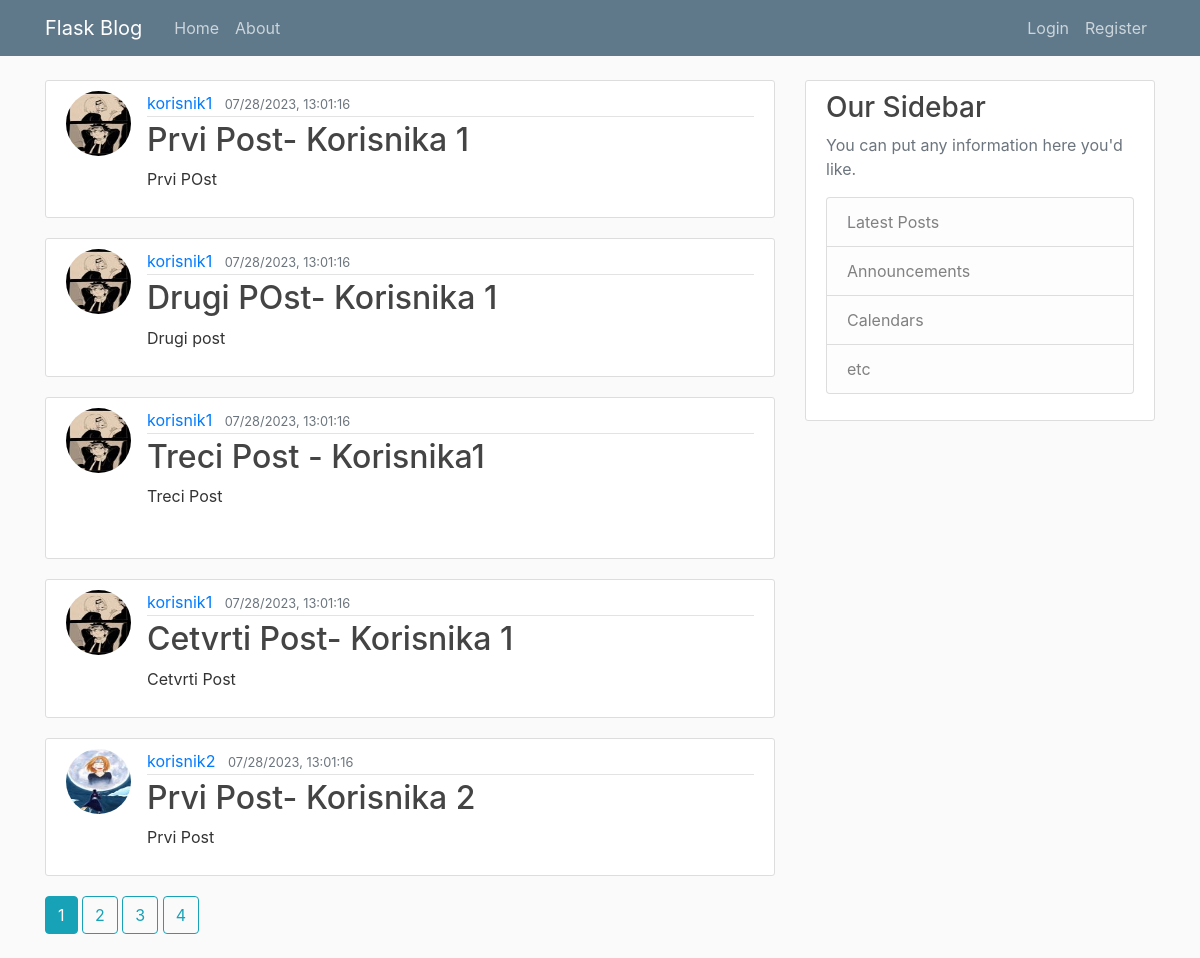
Page /home on the earlier database version.
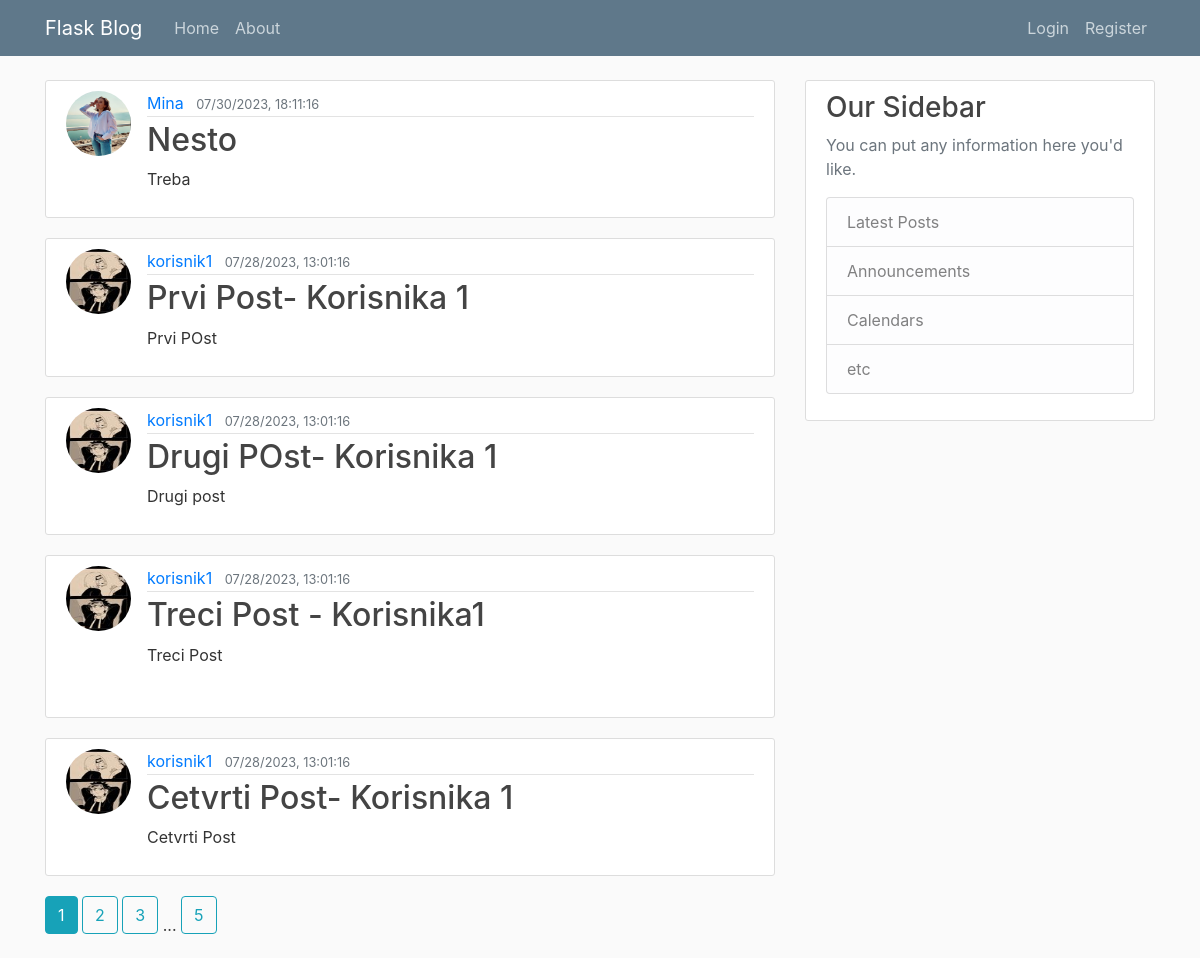
Same page on the later database version.
### flask_blog/models.py (models this page shows, shortened)
class Post(db.Model):
    id=db.Column(db.Integer,primary_key=True)
    title=db.Column(db.String(100),nullable=False)
    date_posted=db.Column(db.DateTime,nullable=False,default=datetime.utcnow())
    content=db.Column(db.Text,nullable=False)
    user_id=db.Column(db.Integer,db.ForeignKey("user.id"),nullable=False)

class User(db.Model,UserMixin):
    id=db.Column(db.Integer,primary_key=True)
    username=db.Column(db.String(20),unique=True,nullable=False)
    email=db.Column(db.String(120),unique=True,nullable=False)
    image_file=db.Column(db.String(20),nullable=False,default='default.jpg')
    password=db.Column(db.String(60),nullable=False)
    posts=db.relationship("Post",backref="author",lazy=True)

### flask_blog/main/routes.py (the view)
@main.route("/")
@main.route("/home")
def home():
    page=request.args.get("page",1,type=int)
    posts=Post.query.order_by(Post.date_posted.desc()).paginate(page=page,per_page=5)
    return render_template('home.html', posts=posts)

### flask_blog/templates/home.html
{% extends "layout.html" %}
{% block content %}
{% for post in posts.items %}
<article class="media content-section">
    <img class="rounded-circle article-img "
        src="{{url_for('static',filename='profile_pics/'+ post.author.image_file)}}" alt="">
    <div class="media-body">
        <div class="article-metadata">
            <a class="mr-2" href="{{url_for('users.user_posts',username=post.author.username)}}">{{ post.author.username
                }}</a>
            <small class="text-muted">{{ post.date_posted.strftime("%m/%d/%Y, %H:%M:%S") }}</small>
        </div>
        <h2><a class="article-title" href="{{url_for('posts.post',post_id=post.id)}}">{{ post.title }}</a></h2>
        <p class="article-content">{{ post.content }}</p>
    </div>
</article>
{% endfor %}
{% for page_num in posts.iter_pages(left_edge=1, right_edge=1, left_current=1,right_current=2)%}
{% if page_num %}
{% if posts.page==page_num %}
<a class="btn btn-info mb-4" href="{{url_for('main.home',page=page_num)}}">{{page_num}}</a>
{% else %}
<a class="btn btn-outline-info mb-4" href="{{url_for('main.home',page=page_num)}}">{{page_num}}</a>
{% endif %}
{% else %}
...
{% endif %}
{% endfor %}
{% endblock content %}

### flask_blog/templates/layout.html (shortened to what this page needs)
<!DOCTYPE html>
<html>
<head>
    <link rel="stylesheet" href="https://maxcdn.bootstrapcdn.com/bootstrap/4.0.0/css/bootstrap.min.css"
>
    <link rel="stylesheet" type="text/css" href="{{ url_for('static', filename='main.css') }}">
</head>
<body>
    <header class="site-header">
        <nav class="navbar navbar-expand-md navbar-dark bg-steel fixed-top">
            <div class="container">
                <a class="navbar-brand mr-4" href="/">Flask Blog</a>
                <div class="collapse navbar-collapse" id="navbarToggle">
                    <div class="navbar-nav mr-auto">
                        <a class="nav-item nav-link" href="{{ url_for('main.home') }}">Home</a>
                        <a class="nav-item nav-link" href="{{ url_for('main.about') }}">About</a>
                    </div>
                    <div class="navbar-nav">
                        {% if current_user.is_authenticated%}
                        <a class="nav-item nav-link" href="{{ url_for('posts.new_post') }}">New Post</a>
                        <a class="nav-item nav-link" href="{{ url_for('users.account') }}">Account</a>
                        <a class="nav-item nav-link" href="{{ url_for('users.logout') }}">Logout</a>
                        {% else %}
                        <a class="nav-item nav-link" href="{{ url_for('users.login') }}">Login</a>
                        <a class="nav-item nav-link" href="{{ url_for('users.register') }}">Register</a>
                        {% endif %}
                    </div>
                </div>
            </div>
        </nav>
    </header>
    <main role="main" class="container">
        <div class="row">
            <div class="col-md-8">
                {% block content %}{% endblock %}
            </div>
            <div class="col-md-4">
                <div class="content-section">
                    <h3>Our Sidebar</h3>
                    <p class='text-muted'>You can put any information here you'd like.
                    <ul class="list-group">
                        <li class="list-group-item list-group-item-light">Latest Posts</li>
                        <li class="list-group-item list-group-item-light">Announcements</li>
                        <li class="list-group-item list-group-item-light">Calendars</li>
                        <li class="list-group-item list-group-item-light">etc</li>
                    </ul>
                    </p>
                </div>
            </div>
        </div>
    </main>
</body>
</html>

### flask_blog/static/main.css (style rules this page uses)
body { background: #fafafa; color: #333333; margin-top: 5rem; }
h1, h2, h3, h4, h5, h6 { color: #444444; }
.bg-steel { background-color: #5f788a; }
.site-header .navbar-nav .nav-link { color: #cbd5db; }
.content-section { background: #ffffff; padding: 10px 20px; border: 1px solid #dddddd; border-radius: 3px; margin-bottom: 20px; }
.article-title { color: #444444; }
.article-content { white-space: pre-line; }
.article-img { height: 65px; width: 65px; margin-right: 16px; }
.article-metadata { padding-bottom: 1px; margin-bottom: 4px; border-bottom: 1px solid #e3e3e3 }

Differences in the rows shown:
no longer on this page (row unchanged): Post: image_file (picture), author.username "korisnik2", date_posted "07/28/2023, 13:01:16", title "Prvi Post- Korisnika 2", content "Prvi Post"
added Post: image_file (picture), author.username "Mina", date_posted "07/30/2023, 18:11:16", title "Nesto", content "Treba"
Other differences:
new list line: "5"
list line gone: "4"
